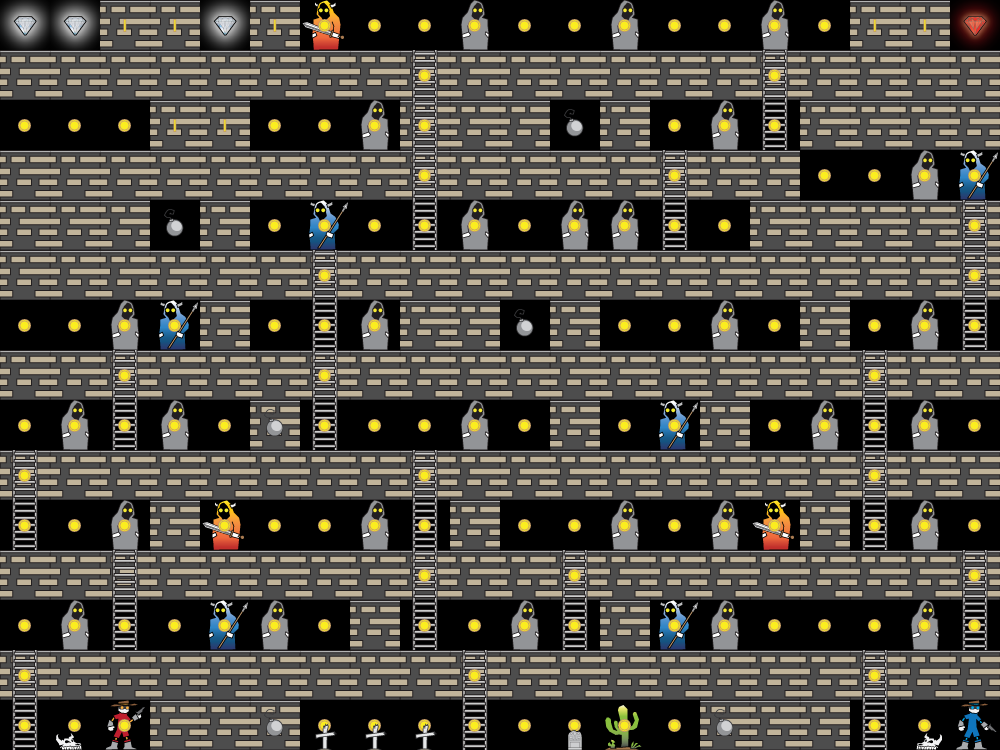

This game map was drawn from its Tiled (.tmx) file and the tilesets committed beside it. A one-line description and the trimmed map source follow:
An orthogonal 20x15 tile map with 50x50 px tiles, 7 tile layers (Blocks, Ladders, Back, Cast, ...).

<map version="1.0" orientation="orthogonal" width="20" height="15" tilewidth="50" tileheight="50">
 <tileset firstgid="1" name="bandit_spritesheet" tilewidth="50" tileheight="50">
  <image source="bandit_spritesheet.png" width="900" height="500" />
 </tileset>
 <layer name="Blocks" width="20" height="15">
  <data>[300 cells, 181 non-empty, 2 distinct tile ids]</data>
 </layer>
 <layer name="Ladders" width="20" height="15">
  <data>[300 cells, 39 non-empty, 1 distinct tile ids]</data>
 </layer>
 <layer name="Back" width="20" height="15" opacity="0.98">
  <data>[300 cells, 1 non-empty, 1 distinct tile ids]</data>
 </layer>
 <layer name="Cast" width="20" height="15">
  <data>[300 cells, 37 non-empty, 5 distinct tile ids]</data>
 </layer>
 <layer name="Coins" width="20" height="15">
  <data>[300 cells, 137 non-empty, 3 distinct tile ids]</data>
 </layer>
 <layer name="Front" width="20" height="15">
  <data>[300 cells, 6 non-empty, 4 distinct tile ids]</data>
 </layer>
 <layer name="bomb" width="20" height="15">
  <data>[300 cells, 13 non-empty, 2 distinct tile ids]</data>
 </layer>
</map>
